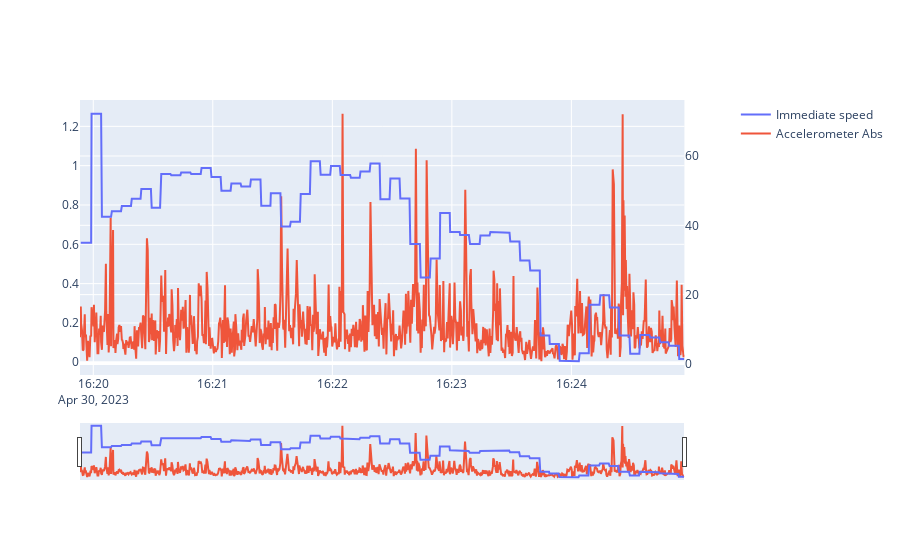

Notebook source saved alongside this figure:
### Markdown cell above
### View acceleration vs. speed

### Code cell
fig_speed_acc = make_subplots(specs=[[{"secondary_y": True}]])

fig_speed_acc.add_trace(
    go.Scatter(x=df["timestamp"], y=df["_speed_kmhr_filled"], name="Immediate speed"),
    secondary_y=True,
)
fig_speed_acc.add_trace(
    go.Scatter(x=df["timestamp"], y=df["_accel_abs"], name="Accelerometer Abs")
)

fig_speed_acc.update_layout(xaxis=dict(rangeslider=dict(visible=True), type="date"))

### Figure 1 — Plotly figure (JSON) as saved in the notebook; plotly's stock layout.template omitted (floating-point values rounded to 4 significant figures; data arrays with more than 128 entries replaced by an {"elided": "..."} marker saying what was removed)
{"data": [{"name": "Immediate speed", "type": "scatter", "x": {"elided": "883 str values"}, "xaxis": "x", "y": {"elided": "883 float values"}, "yaxis": "y2"}, {"name": "Accelerometer Abs", "type": "scatter", "x": {"elided": "883 str values"}, "y": {"elided": "883 float values"}}], "layout": {"xaxis": {"anchor": "y", "domain": [0, 0.94], "rangeslider": {"visible": true}, "type": "date"}, "yaxis": {"anchor": "x", "domain": [0, 1]}, "yaxis2": {"anchor": "x", "overlaying": "y", "side": "right"}}}
